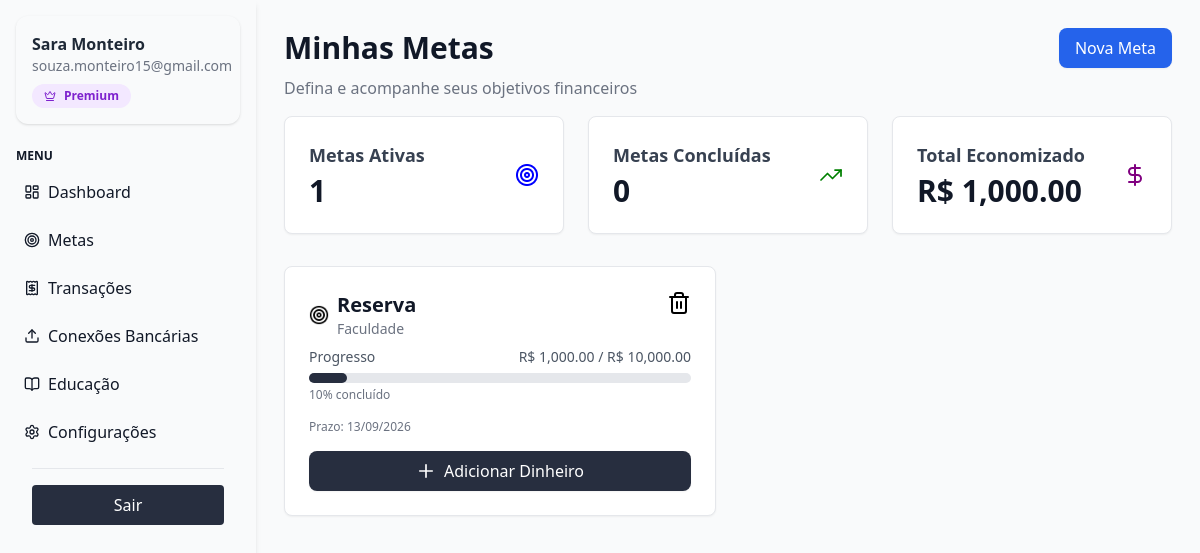
Screenshot of /educacao/metas/ (signed in) with the database file from the repository.
### financas/models.py (models this page shows, shortened)
class Meta(models.Model):
    usuario = models.ForeignKey(User, on_delete=models.CASCADE)
    nome = models.CharField(max_length=200)
    descricao = models.TextField(blank=True)
    valor_alvo = models.DecimalField(max_digits=10, decimal_places=2)
    valor_atual = models.DecimalField(max_digits=10, decimal_places=2, default=Decimal('0.00'))
    data_limite = models.DateField(null=True, blank=True)
    ativa = models.BooleanField(default=True)
    concluida = models.BooleanField(default=False)
    data_criacao = models.DateTimeField(auto_now_add=True)
    categoria = models.ForeignKey(Categoria, on_delete=models.SET_NULL, null=True, blank=True)
    def porcentagem_progresso(self):
        if self.valor_alvo > 0:
            return (self.valor_atual / self.valor_alvo) * 100
        return 0

### financas/views.py (the view)
# urls.py: path("metas/", views.metas, name="metas"),
def metas(request):
    metas_do_usuario = Meta.objects.filter(usuario=request.user).order_by('ativa', 'data_limite')
    metas_ativas_count = metas_do_usuario.filter(ativa=True, concluida=False).count()
    metas_concluidas_count = metas_do_usuario.filter(concluida=True).count()
    total_economizado = metas_do_usuario.aggregate(total=Sum('valor_atual'))['total'] or 0
    context = {
        'metas': metas_do_usuario,
        'metas_ativas_count': metas_ativas_count,
        'metas_concluidas_count': metas_concluidas_count,
        'total_economizado': total_economizado
    }
    return render(request, 'financas/metas.html', context)

### financas/templates/financas/metas.html (shortened to what this page needs)
{% extends "financas/base.html" %}
{% load static %}
{% load humanize %}
{% block content %}
<div class="p-1">
    <div class="flex justify-between items-center mb-2">
        <h1 class="text-3xl font-bold">Minhas Metas</h1>
        <button onclick="abrirModalCriarMeta()"
            class="flex items-center gap-2 px-4 py-2 bg-blue-600 text-white rounded-lg shadow-sm hover:bg-blue-700 transition-colors">
            Nova Meta
        </button>
    </div>
    <p class="text-gray-500 mb-4">Defina e acompanhe seus objetivos financeiros</p>
    <div class="grid grid-cols-1 md:grid-cols-3 gap-6 mb-8">
        <div class="bg-white p-6 rounded-lg shadow-sm border border-gray-200 flex items-center justify-between">
            <div>
                <h2 class="text-lg font-semibold text-gray-700">Metas Ativas</h2>
                <p class="text-3xl font-bold mt-1">{{ metas_ativas_count }}</p>
            </div>
            <div class="">
                <img src="{% static 'img/target.png' %}" alt="Ícone de Metas Ativas" class="w-6 h-6">
            </div>
        </div>
        <div class="bg-white p-6 rounded-lg shadow-sm border border-gray-200 flex items-center justify-between">
            <div>
                <h2 class="text-lg font-semibold text-gray-700">Metas Concluídas</h2>
                <p class="text-3xl font-bold mt-1">{{ metas_concluidas_count }}</p>
            </div>
            <div class="">
                <img src="{% static 'img/trending-up (1).png' %}" alt="Ícone de Metas Concluídas" class="w-6 h-6">
            </div>
        </div>
        <div class="bg-white p-6 rounded-lg shadow-sm border border-gray-200 flex items-center justify-between">
            <div>
                <h2 class="text-lg font-semibold text-gray-700">Total Economizado</h2>
                <p class="text-3xl font-bold mt-1">R$ {{ total_economizado|floatformat:2|intcomma }}</p>
            </div>
            <div class="">
                <img src="{% static 'img/dollar-sign.png' %}" alt="Ícone de Total Economizado" class="w-6 h-6">
            </div>
        </div>
    </div>
    <div class="grid grid-cols-1 md:grid-cols-2 gap-6">
        {% for meta in metas %}
        <div class="bg-white p-6 rounded-lg shadow-sm border border-gray-200">
            <div class="flex justify-between items-start mb-2">
                <div class="flex items-center gap-2">
                    <div class="">
                        <img src="{% static 'img/target (1).png' %}" alt="Ícone de Meta" class="w-5 h-5">
                    </div>
                    <div>
                        <h3 class="text-xl font-bold">{{ meta.nome }}</h3>
                        <p class="text-sm text-gray-500">{{ meta.descricao }}</p>
                    </div>
                </div>
                <div class="flex items-center gap-2">
                    <form action="{% url 'financas:excluir_meta' meta.id %}" method="post"
                        class="flex items-center gap-2">
                        <button type="submit">
                            <i data-lucide="trash-2" class="text-black w-6 h-6"></i>
                        </button>
                    </form>
                </div>
            </div>
            <div class="mb-4">
                <div class="flex justify-between text-sm text-gray-600 font-medium">
                    <span>Progresso</span>
                    <span>R$ {{ meta.valor_atual|floatformat:2|intcomma }} / R$ {{meta.valor_alvo|floatformat:2|intcomma}}</span>
                </div>
                <div class="w-full bg-gray-200 rounded-full h-2.5 mt-1.5">
                    <div class="bg-[#272e3f] h-2.5 rounded-full"
                        style="width: {{ meta.porcentagem_progresso|default:0|floatformat:0|add:'0' }}%"></div>
                </div>
                <p class="text-xs text-gray-500 mt-1">{{ meta.porcentagem_progresso|floatformat:0 }}% concluído</p>
            </div>
            <p class="text-xs text-gray-500">Prazo: {{ meta.data_limite|date:"d/m/Y" }}</p>
            <button onclick="toggleAdicionarDinheiro({{ meta.id }})"
                class="mt-4 flex items-center justify-center gap-2 w-full px-4 py-2 bg-[#272e3f] text-[#ffffff] rounded-lg shadow-sm hover:bg-[#56658b] transition-colors">
                <svg xmlns="http://www.w3.org/2000/svg" fill="none" viewBox="0 0 24 24" stroke-width="2" stroke="currentColor"
                    class="w-5 h-5">
                    <path stroke-linecap="round" stroke-linejoin="round" d="M12 4.5v15m7.5-7.5h-15" />
                </svg>
                Adicionar Dinheiro
            </button>
        </div>
        {% endfor %}
    </div>
</div>
</div>
{% endblock %}

### financas/templates/financas/base.html (shortened to what this page needs)
{% load static %}
<!DOCTYPE html>
<html lang="pt-br">
<head>
  <script src="https://cdn.tailwindcss.com"></script>
</head>
<body class="bg-[#f9fafb] text-gray-900 flex">
  <aside class="fixed w-64 bg-[#f9fafb] shadow-md p-4 min-h-screen ">
<div class="bg-white-50 p-4 rounded-xl shadow mb-6">
    <h3 class="font-semibold text-gray-800">{{ request.user.first_name }} {{ request.user.last_name }}</h3>
    <p class="text-sm text-gray-500">{{ request.user.email }}</p>
    {% if request.user.profile.plano == 'premium' %}
    <span class="mt-2 inline-flex items-center gap-2 px-3 py-1 text-xs font-semibold text-purple-700 bg-purple-100 rounded-full">
        <i data-lucide="crown" class="w-3 h-3"></i>
        Premium
    </span>
    {% elif request.user.profile.plano == 'pro' %}
    <span class="mt-2 inline-flex items-center gap-2 px-3 py-1 text-xs font-semibold text-blue-700 bg-blue-100 rounded-full">
        <i data-lucide="star" class="w-3 h-3"></i>
        Pro
    </span>
    {% else %}
    <span class="mt-2 inline-flex items-center gap-2 px-3 py-1 text-xs font-semibold text-gray-700 bg-gray-100 rounded-full">
        <i data-lucide="zap" class="w-3 h-3"></i>
        Freemium
    </span>
    {% endif %}
</div>
    <h4 class="uppercase text-xs font-semibold text-black-400 mb-2">Menu</h4>
    <nav class="flex flex-col gap-2">
      <a href="{% url 'dashboard' %}" class="flex items-center gap-2 p-2 rounded hover:bg-gray-100">
        <span>
          <i data-lucide="layout-dashboard" class="w-4 h-4"></i>
        </span> Dashboard
      </a>
      <a href=" {% url 'financas:metas' %}" class="flex items-center gap-2 p-2 rounded hover:bg-gray-100">
        <span>
          <i data-lucide="target" class="w-4 h-4"></i>
        </span> Metas
      </a>
      <a href="{% url 'financas:transacoes' %}" class="flex items-center gap-2 p-2 rounded hover:bg-gray-100">
        <span>
          <i data-lucide="receipt" class="w-4 h-4"></i>
        </span> Transações
      </a>
      <a href="{% url 'financas:conexoes_bancarias' %}" class="flex items-center gap-2 p-2 rounded hover:bg-gray-100">
        <span>
          <i data-lucide="upload" class="w-4 h-4"></i>
        </span> Conexões Bancárias
      </a>
      <a href="{% url 'financas:educacao_2' %}" class="flex items-center gap-2 p-2 rounded hover:bg-gray-100">
        <span>
          <i data-lucide="book-open" class="w-4 h-4"></i>
        </span> Educação
      </a>
      <a href="{% url 'financas:configuracoes' %}" class="flex items-center gap-2 p-2 rounded hover:bg-gray-100">
        <span>
          <i data-lucide="settings" class="w-4 h-4"></i>
        </span> Configurações
      </a>
    </nav>
    <div class="p-4 ">
      <hr class="border-t border-gray-200 mb-4">
      <a href="{% url 'logout' %}"
        class="w-full block text-center bg-[#272e3f] hover:bg-[#3f4c6b] text-white py-2 px-3 rounded">
        Sair
      </a>
    </div>
  </aside>
  <div class="flex-1 flex flex-col min-h-screen">
    <main class="ml-64 p-6">
      {% block content %}
      {% endblock %}
</body>
</html>

### rows the page displays
Meta: nome "Reserva", descricao "Faculdade", valor_atual "1,000.00", valor_alvo "10,000.00", porcentagem_progresso "10", data_limite "13/09/2026"

### other values shown
{{ request.user.first_name }} "Sara"
{{ request.user.last_name }} "Monteiro"
{{ request.user.email }} "souza.monteiro15@gmail.com"
{{ metas_ativas_count }} "1"
{{ metas_concluidas_count }} "0"
{{ total_economizado|floatformat:2|intcomma }} "1,000.00"
